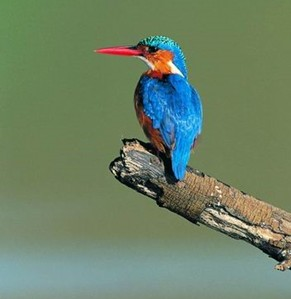
#> input picture homework 1/bird.jpg, 291 x 299 px
$ python Task2.py
#> lines starting #> are read from the running program, lines starting #| are printed output that depends on the picture
import cv2
import numpy as np
import matplotlib.pyplot as plt

print("=== TASK 2: Translation Transformation ===")

# Create or load image
img = cv2.imread('bird.jpg')
#> img is the input picture: shape (299, 291, 3); mean B, G, R 102.9, 130.1, 109.7
if img is None:
    img = np.zeros((300, 400, 3), dtype=np.uint8)
    cv2.rectangle(img, (50, 50), (150, 150), (255, 0, 0), -1)
    cv2.circle(img, (300, 100), 50, (0, 255, 0), -1)

img_rgb = cv2.cvtColor(img, cv2.COLOR_BGR2RGB)
height, width = img.shape[:2]
#> height = 299; width = 291

# Translation parameters: move 100 pixels right, 50 pixels down
tx, ty = 100, 50

# Create translation matrix
# [1, 0, tx]
# [0, 1, ty]
M_translation = np.float32([[1, 0, tx], [0, 1, ty]])

# Apply translation
translated_img = cv2.warpAffine(img_rgb, M_translation, (width, height))
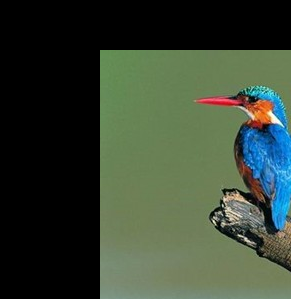
#> translated_img: shape (299, 291, 3); mean R, G, B 55.5, 67.7, 52.3

# Display both images
plt.figure(figsize=(12, 5))

plt.subplot(1, 2, 1)
plt.imshow(img_rgb)
plt.title('Original Image', fontweight='bold')
plt.axis('off')

plt.subplot(1, 2, 2)
plt.imshow(translated_img)
plt.title(f'Translated Image\n(x+{tx}, y+{ty})', fontweight='bold')
plt.axis('off')

plt.tight_layout()
plt.show()
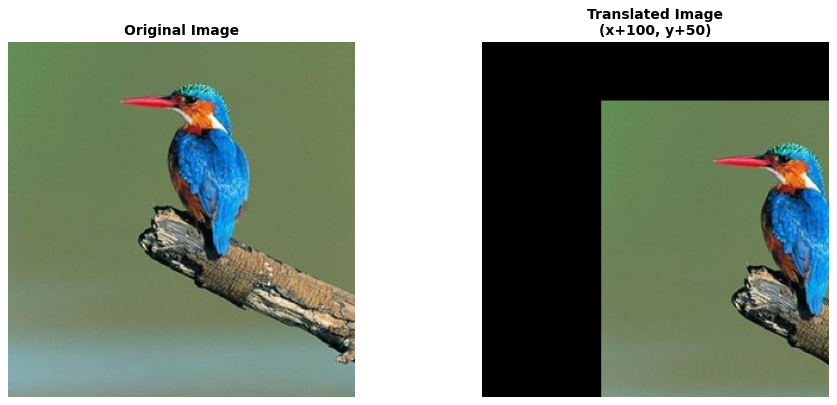
#> figure drawn by matplotlib, 2 panels

print(f"Translation completed: moved {tx} pixels right, {ty} pixels down")
print("Task 2 completed successfully! ✅")
